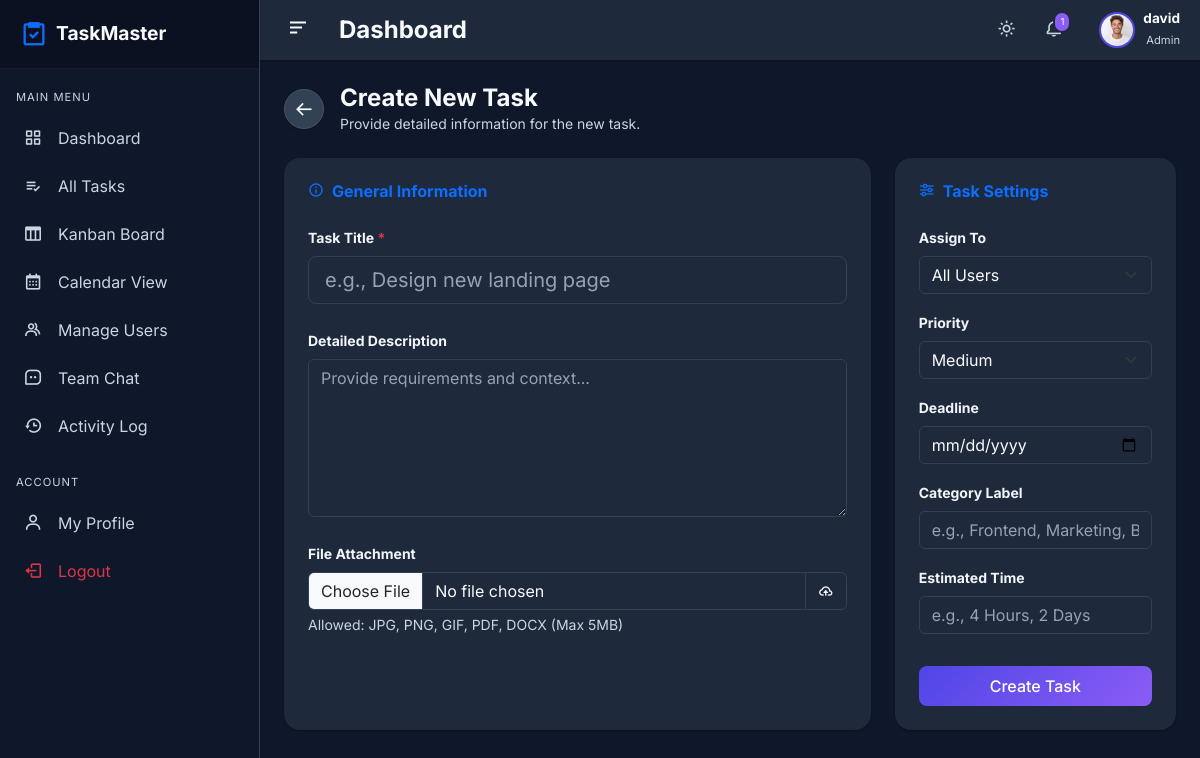
The page /admin/create_task.php (signed in) on the database its author committed.
### tables this page shows
CREATE TABLE `users` (
  `id` int(11) NOT NULL AUTO_INCREMENT,
  `full_name` varchar(100) NOT NULL,
  `username` varchar(50) NOT NULL,
  `email` varchar(100) NOT NULL,
  `password` varchar(255) NOT NULL,
  `role` enum('admin','user') NOT NULL DEFAULT 'user',
  `profile_picture` varchar(255) DEFAULT NULL,
  `bio` text DEFAULT NULL,
  `phone` varchar(20) DEFAULT NULL,
  `status` enum('active','inactive','banned') NOT NULL DEFAULT 'active',
  `remember_token` varchar(100) DEFAULT NULL,
  `last_login` datetime DEFAULT NULL,
  `created_at` timestamp NOT NULL DEFAULT current_timestamp(),
  PRIMARY KEY (`id`),
  UNIQUE KEY `username` (`username`),
  UNIQUE KEY `email` (`email`)
);

### includes/functions.php (called while the page is built, shortened)
<?php
function is_logged_in() {
    return isset($_SESSION['user_id']);
}
function get_current_user_data($pdo) {
    $stmt = $pdo->prepare("SELECT * FROM users WHERE id = ?");
    $stmt->execute([$_SESSION['user_id']]);
    return $stmt->fetch();
}
function get_profile_picture($path) {
    return $path;
}
?>

### admin/create_task.php (the view, shortened to what this page needs)
<?php
require_once __DIR__ . '/../config/database.php';
?>
<?php include __DIR__ . '/../includes/header.php'; ?>
<?php include __DIR__ . '/../includes/sidebar.php'; ?>
<div class="main-content">
    <?php include __DIR__ . '/../includes/navbar.php'; ?>
    <div class="container-fluid p-4" style="max-width: 1000px;">
        <div class="d-flex align-items-center mb-4" data-aos="fade-right">
            <a href="tasks.php" class="btn btn-light rounded-circle shadow-sm me-3" style="width: 40px; height: 40px; display: flex; align-items: center; justify-content: center;"><i class='bx bx-arrow-back fs-5'></i></a>
            <div>
                <h4 class="fw-bold mb-0">Create New Task</h4>
                <p class="text-muted small mb-0">Provide detailed information for the new task.</p>
            </div>
        </div>
        <form method="POST" action="" enctype="multipart/form-data">
            <div class="row g-4">
                <div class="col-lg-8" data-aos="fade-up">
                    <div class="card-premium p-4 h-100">
                        <h6 class="fw-bold mb-4 text-primary"><i class='bx bx-info-circle me-2'></i>General Information</h6>
                        <div class="mb-4">
                            <label class="form-label small fw-bold text-muted">Task Title <span class="text-danger">*</span></label>
                            <input type="text" name="title" class="form-control form-control-lg" placeholder="e.g., Design new landing page" required autofocus>
                        </div>
                        <div class="mb-4">
                            <label class="form-label small fw-bold text-muted">Detailed Description</label>
                            <textarea name="description" class="form-control" rows="6" placeholder="Provide requirements and context..."></textarea>
                        </div>
                        <div class="mb-3">
                            <label class="form-label small fw-bold text-muted">File Attachment</label>
                            <div class="input-group">
                                <input type="file" name="attachment" class="form-control" id="taskAttachment" aria-describedby="fileHelp">
                                <label class="input-group-text" for="taskAttachment"><i class='bx bx-cloud-upload'></i></label>
                            </div>
                            <div id="fileHelp" class="form-text small">Allowed: JPG, PNG, GIF, PDF, DOCX (Max 5MB)</div>
                        </div>
                    </div>
                </div>
                <div class="col-lg-4" data-aos="fade-up" data-aos-delay="100">
                    <div class="card-premium p-4 h-100">
                        <h6 class="fw-bold mb-4 text-primary"><i class='bx bx-slider-alt me-2'></i>Task Settings</h6>
                        <div class="mb-3">
                            <label class="form-label small fw-bold text-muted">Assign To</label>
                            <select name="assigned_to" class="form-select">
                                <option value="">All Users</option>
                            </select>
                        </div>
                        <div class="mb-3">
                            <label class="form-label small fw-bold text-muted">Priority</label>
                            <select name="priority" class="form-select">
                                <option value="Medium" selected>Medium</option>
                            </select>
                        </div>
                        <div class="mb-3">
                            <label class="form-label small fw-bold text-muted">Deadline</label>
                            <input type="date" name="deadline" class="form-control">
                        </div>
                        <div class="mb-3">
                            <label class="form-label small fw-bold text-muted">Category Label</label>
                            <input type="text" name="category" class="form-control" placeholder="e.g., Frontend, Marketing, Bug">
                        </div>
                        <div class="mb-4">
                            <label class="form-label small fw-bold text-muted">Estimated Time</label>
                            <input type="text" name="estimated_time" class="form-control" placeholder="e.g., 4 Hours, 2 Days">
                        </div>
                        <button type="submit" class="btn btn-primary-gradient w-100 py-2 mt-2">Create Task</button>
                    </div>
                </div>
            </div>
        </form>
    </div>
</div>
<?php include __DIR__ . '/../includes/footer.php'; ?>

### includes/navbar.php (shortened to what this page needs)
<?php
$currentUser = get_current_user_data($pdo);
$pageTitles = [
    'dashboard.php' => 'Dashboard',
    'tasks.php' => 'Task Management',
    'kanban.php' => 'Kanban Board',
    'calendar.php' => 'Calendar View',
    'users.php' => 'User Management',
    'activity_log.php' => 'Activity History',
    'chat' => 'Team Chat',
    'my_tasks.php' => 'My Assigned Tasks',
    'profile.php' => 'My Profile'
];
$title = $pageTitles[$current_page] ?? 'Dashboard';
$userId = $_SESSION['user_id'];
$notifCountStmt = $pdo->prepare("SELECT COUNT(*) FROM notifications WHERE user_id = ? AND is_read = 0");
$notifCountStmt->execute([$userId]);
$unreadCount = $notifCountStmt->fetchColumn();
?>
<nav class="top-navbar">
    <div class="navbar-left">
        <button type="button" id="sidebarCollapse" title="Toggle Sidebar">
            <i class='bx bx-menu-alt-left'></i>
        </button>
        <h4 class="mb-0 ms-2 fw-bold d-none d-md-block"><?php echo htmlspecialchars($title); ?></h4>
    </div>
    <div class="navbar-right">
        <div class="nav-icon-btn me-2" id="theme-toggle" data-bs-toggle="tooltip" data-bs-placement="bottom" title="Toggle Dark Mode">
            <i class='bx bx-moon'></i>
        </div>
        <div class="nav-icon-btn me-3 position-relative dropdown" data-bs-toggle="tooltip" data-bs-placement="bottom" title="Notifications">
            <div data-bs-toggle="dropdown" aria-expanded="false" style="cursor: pointer;" id="bellIcon">
                <?php if($unreadCount > 0): ?>
                    <span class="notification-badge" id="notifBadge"><?php echo $unreadCount; ?></span>
                <?php endif; ?>
            </div>
        </div>
        <div class="dropdown">
            <div class="d-flex align-items-center" style="cursor: pointer;" data-bs-toggle="dropdown" aria-expanded="false">
                <img src="/demo/<?php echo htmlspecialchars(get_profile_picture($currentUser['profile_picture'] ?? '')); ?>" alt="Profile" class="rounded-circle zoom-hover object-fit-cover" width="36" height="36" style="border: 2px solid var(--primary-color);">
                <div class="ms-2 d-none d-sm-block text-end">
                    <p class="mb-0 fw-bold" style="font-size: 0.85rem; line-height: 1.2;"><?php echo htmlspecialchars($currentUser['full_name'] ?? 'User'); ?></p>
                    <small class="text-muted" style="font-size: 0.7rem;"><?php echo htmlspecialchars(ucfirst($currentUser['role'] ?? 'user')); ?></small>
                </div>
            </div>
        </div>
    </div>
</nav>

### assets/css/style.css (style rules this page uses)
:root { --primary-color: #4F46E5; --primary-hover: #4338CA; --secondary-color: #10B981; --accent-color: #8B5CF6; --dark-color: #111827; --light-color: #F3F4F6; --bg-color: #F9FAFB; --card-bg: #FFFFFF; --text-main: #1F2937; --text-muted: #6B7280; --border-color: #E5E7EB; --gradient-primary: linear-gradient(135deg, #4F46E5 0%, #8B5CF6 100%); --gradient-sidebar: linear-gradient(180deg, #111827 0%, #1F2937 100%); --shadow-sm: 0 1px 2px 0 rgba(0, 0, 0, 0.05); --shadow-md: 0 4px 6px -1px rgba(0, 0, 0, 0.1), 0 2px 4px -1px rgba(0, 0, 0, 0.06); --shadow-lg: 0 10px 15px -3px rgba(0, 0, 0, 0.1), 0 4px 6px -2px rgba(0, 0, 0, 0.05); --shadow-glow: 0 0 15px rgba(79, 70, 229, 0.3); --radius-md: 0.5rem; --radius-lg: 1rem; --radius-xl: 1.5rem; --transition-fast: 0.15s ease-in-out; --transition-normal: 0.3s ease-in-out; }
body { font-family: 'Inter', sans-serif; background-color: var(--bg-color); color: var(--text-main); overflow-x: hidden; }
.page-transition { animation: fadeIn 0.5s ease-in-out; }
.main-content { flex: 1; min-width: 0; transition: all var(--transition-normal); display: flex; flex-direction: column; }
.top-navbar { background: var(--card-bg); box-shadow: var(--shadow-sm); padding: 10px 20px; display: flex; justify-content: space-between; align-items: center; position: sticky; top: 0; z-index: 999; }
.navbar-left { display: flex; align-items: center; gap: 15px; }
#sidebarCollapse { background: transparent; border: none; color: var(--text-main); font-size: 1.5rem; cursor: pointer; transition: color var(--transition-fast); }
.navbar-right { display: flex; align-items: center; gap: 20px; }
.nav-icon-btn { position: relative; color: var(--text-muted); font-size: 1.2rem; cursor: pointer; transition: color var(--transition-fast); }
.notification-badge { position: absolute; top: -5px; right: -8px; background: var(--accent-color); color: white; font-size: 0.6rem; padding: 2px 5px; border-radius: 10px; border: 2px solid var(--card-bg); }
.card-premium { background: var(--card-bg); border: none; border-radius: var(--radius-lg); box-shadow: var(--shadow-sm); transition: transform var(--transition-normal), box-shadow var(--transition-normal); overflow: hidden; }
.btn-primary-gradient { background: var(--gradient-primary); border: none; color: white; border-radius: var(--radius-md); padding: 0.5rem 1.25rem; font-weight: 500; transition: all var(--transition-normal); }

### assets/css/darkmode.css (style rules this page uses)
[data-theme="dark"] { --bg-color: #0F172A; --card-bg: #1E293B; --text-main: #F8FAFC; --text-muted: #CBD5E1; --border-color: #334155; --shadow-sm: 0 1px 2px 0 rgba(0, 0, 0, 0.3); --shadow-md: 0 4px 6px -1px rgba(0, 0, 0, 0.4), 0 2px 4px -1px rgba(0, 0, 0, 0.2); --shadow-lg: 0 10px 15px -3px rgba(0, 0, 0, 0.5), 0 4px 6px -2px rgba(0, 0, 0, 0.3); }
[data-theme="dark"] body { background-color: var(--bg-color); color: var(--text-main); }
[data-theme="dark"] .text-muted, [data-theme="dark"] .text-secondary, [data-theme="dark"] small, [data-theme="dark"] .small { color: var(--text-muted) !important; }
[data-theme="dark"] h1, [data-theme="dark"] h2, [data-theme="dark"] h3, [data-theme="dark"] h4, [data-theme="dark"] h5, [data-theme="dark"] h6 { color: var(--text-main); }
[data-theme="dark"] .form-control, [data-theme="dark"] .form-select, [data-theme="dark"] .input-group-text { background-color: #1E293B; border-color: var(--border-color); color: var(--text-main); }
[data-theme="dark"] ::placeholder { color: #94A3B8 !important; opacity: 1; }
[data-theme="dark"] .form-label, [data-theme="dark"] label { color: #F1F5F9 !important; font-weight: 500; }
[data-theme="dark"] .btn-light { background-color: #334155; color: var(--text-main); border-color: #475569; }

### rows shown on the page
users: profile_picture (picture), full_name "david", role "Admin"

### other values the page prints
$title "Dashboard"
$unreadCount "1"
